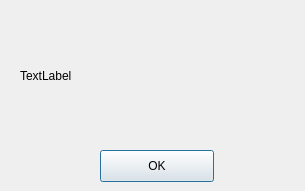
<?xml version="1.0" encoding="UTF-8"?>
<ui version="4.0">
 <class>dlgMediaInfo</class>
 <widget class="QDialog" name="dlgMediaInfo">
  <property name="geometry">
   <rect>
    <x>0</x>
    <y>0</y>
    <width>305</width>
    <height>191</height>
   </rect>
  </property>
  <property name="maximumSize">
   <size>
    <width>305</width>
    <height>191</height>
   </size>
  </property>
  <property name="windowTitle">
   <string>Dialog</string>
  </property>
  <widget class="QLabel" name="mediainfo">
   <property name="geometry">
    <rect>
     <x>20</x>
     <y>20</y>
     <width>271</width>
     <height>111</height>
    </rect>
   </property>
   <property name="text">
    <string>TextLabel</string>
   </property>
  </widget>
  <widget class="QPushButton" name="btnOK">
   <property name="geometry">
    <rect>
     <x>100</x>
     <y>150</y>
     <width>114</width>
     <height>32</height>
    </rect>
   </property>
   <property name="text">
    <string>OK</string>
   </property>
  </widget>
 </widget>
 <resources/>
 <connections/>
</ui>
